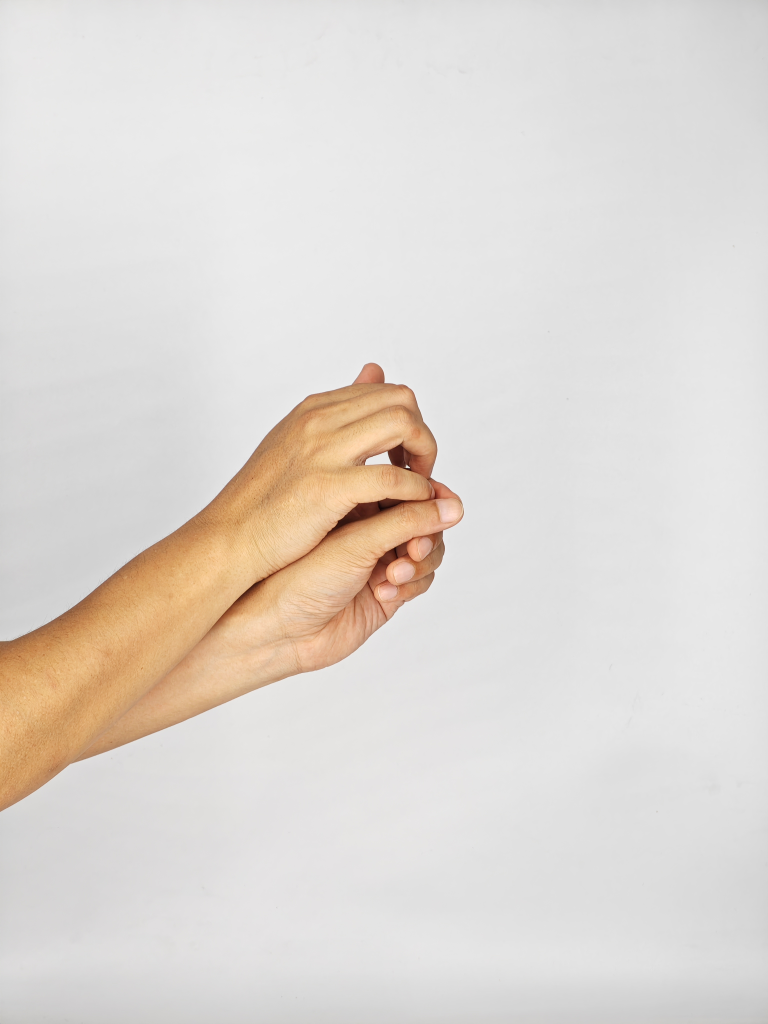
#> input picture handpose_shadow/templates/group1/human.jpg, 3072 x 4096 px, found by its file name (shown at 1/4 size)
$ python make_masks.py
#> lines starting #> are read from the running program, lines starting #| are printed output that depends on the picture; after the words box and inside, x2 and y2 are one past the last pixel; in counts of white or black regions, pixels touching at a corner belong together
import cv2
import numpy as np
import os
import matplotlib.pyplot as plt

def create_template_dir():
    """创建模板目录结构"""
    base_dir = "handpose_shadow/templates"
    group1_dir = os.path.join(base_dir, "group1")

    # 创建目录
    os.makedirs(base_dir, exist_ok=True)
    os.makedirs(group1_dir, exist_ok=True)

    return group1_dir

def process_hand_image(image_path, output_path, show_steps=False):
    """
    处理手部图像，提取轮廓并生成黑白模板

    参数:
        image_path: 输入图像路径
        output_path: 输出模板路径
        show_steps: 是否显示处理步骤
    """
#> called with image_path = 'human.jpg', show_steps = True
    # 读取图像
    img = cv2.imread(image_path)
#> img is the input picture: shape (4096, 3072, 3); mean B, G, R 211.9, 217.4, 223.4
    if img is None:
        print(f"无法读取图像: {image_path}")
        return False

    # 调整图像大小为512x512
    img = cv2.resize(img, (512, 512))
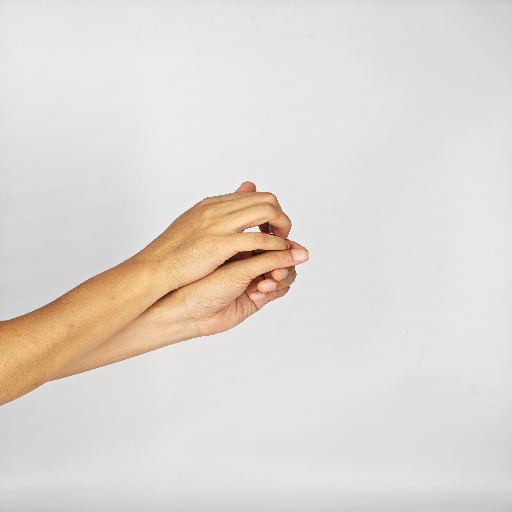
#> img: shape (512, 512, 3); mean B, G, R 212, 217.5, 223.5

    # 转换到HSV颜色空间
    hsv = cv2.cvtColor(img, cv2.COLOR_BGR2HSV)
#> hsv: shape (512, 512, 3); mean H, S, V 17, 14, 223.5

    # 设置肤色范围（可能需要根据图像调整）
    lower_skin = np.array([0, 20, 70], dtype=np.uint8)
    upper_skin = np.array([20, 255, 255], dtype=np.uint8)

    # 创建肤色掩码
    mask = cv2.inRange(hsv, lower_skin, upper_skin)
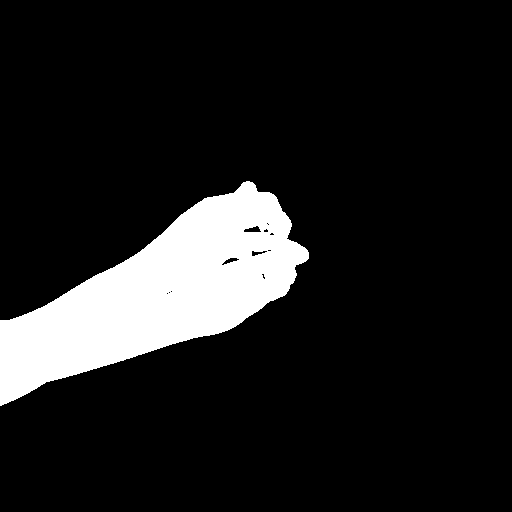
#> mask: shape (512, 512); 11.8% white; 1 white region, box (x1, y1, x2, y2) and area: (0, 181, 309, 406) 30933

    # 应用形态学操作来改善掩码
    kernel = np.ones((5, 5), np.uint8)
    mask = cv2.erode(mask, kernel, iterations=1)
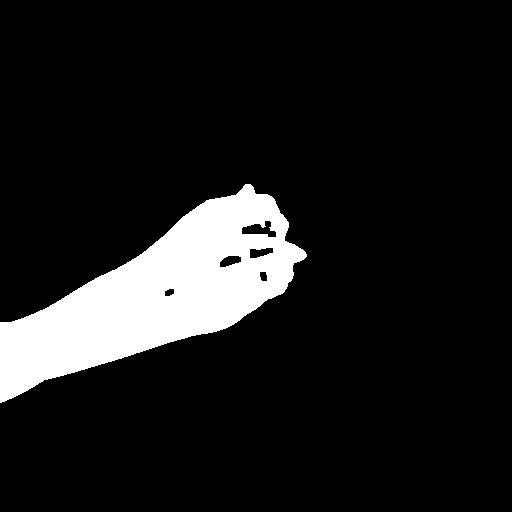
#> mask: shape (512, 512); 10.8% white; 1 white region, box (x1, y1, x2, y2) and area: (0, 184, 307, 403) 28408
    mask = cv2.dilate(mask, kernel, iterations=2)
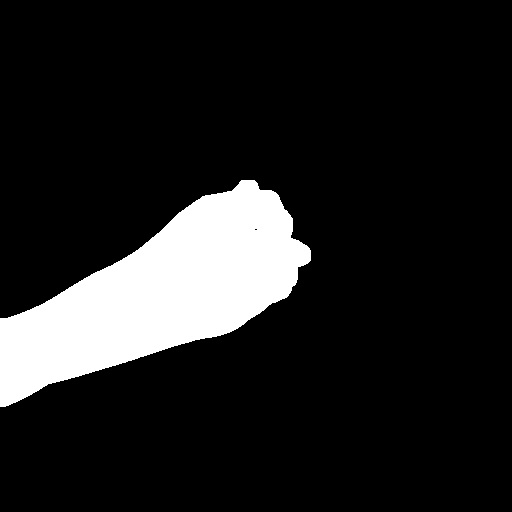
#> mask: shape (512, 512); 12.6% white; 1 white region
    mask = cv2.GaussianBlur(mask, (5, 5), 0)

    # 查找轮廓
    contours, _ = cv2.findContours(mask, cv2.RETR_EXTERNAL, cv2.CHAIN_APPROX_SIMPLE)
#> contours = 1 contour; box (x1, y1, x2, y2) and area: (0, 178, 313, 409) 34680

    # 创建空白画布（白底）
    canvas = np.ones((512, 512), dtype=np.uint8) * 255

    if contours:
        # 找到最大的轮廓（假设是手部）
        max_contour = max(contours, key=cv2.contourArea)
#> max_contour = contour of 394 points, box (x1, y1, x2, y2) (0, 178, 313, 409), area 34680

        # 填充轮廓（黑色填充在白色背景上）
        cv2.drawContours(canvas, [max_contour], -1, 0, -1)
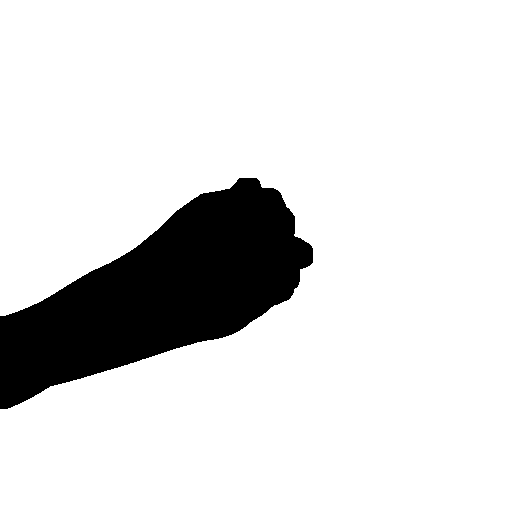
#> canvas: shape (512, 512); 86.6% white; 1 black region, box (x1, y1, x2, y2) and area: (0, 178, 313, 409) 35074

    # 保存模板
    cv2.imwrite(output_path, canvas)

    if show_steps:
        # 显示处理步骤
        plt.figure(figsize=(15, 10))

        plt.subplot(2, 3, 1)
        plt.title("原始图像")
        plt.imshow(cv2.cvtColor(img, cv2.COLOR_BGR2RGB))

        plt.subplot(2, 3, 2)
        plt.title("HSV 转换")
        plt.imshow(hsv)

        plt.subplot(2, 3, 3)
        plt.title("肤色掩码")
        plt.imshow(mask, cmap='gray')

        plt.subplot(2, 3, 4)
        contour_img = img.copy()
        cv2.drawContours(contour_img, [max_contour], -1, (0, 255, 0), 2)
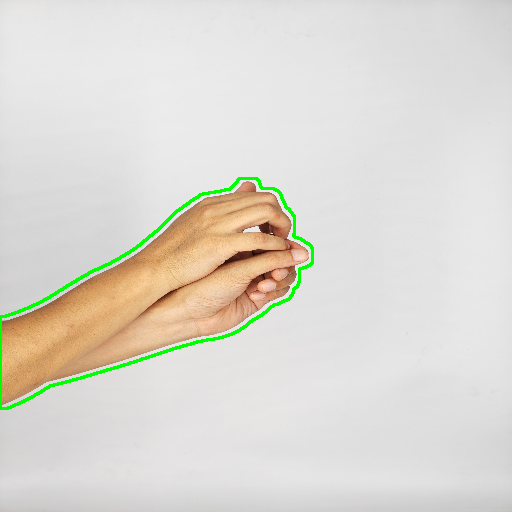
#> contour_img: shape (512, 512, 3); 1.09% of pixels changed, all inside (x1, y1, x2, y2) = (0, 177, 314, 410)
        plt.title("检测到的手部轮廓")
        plt.imshow(cv2.cvtColor(contour_img, cv2.COLOR_BGR2RGB))

        plt.subplot(2, 3, 5)
        plt.title("最终模板")
        plt.imshow(canvas, cmap='gray')

        plt.tight_layout()
        plt.show()
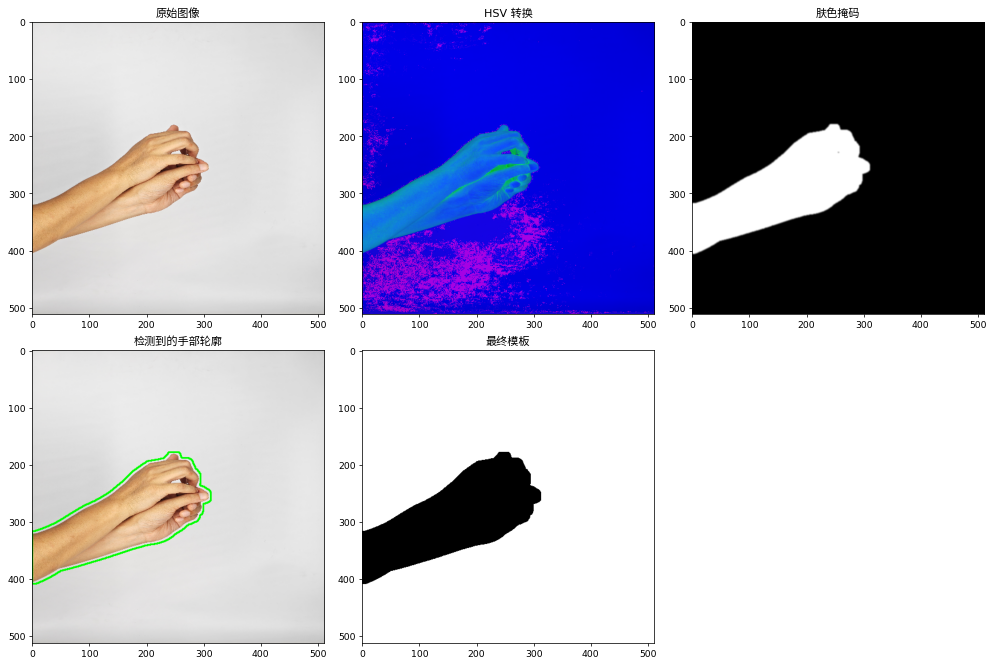
#> figure drawn by matplotlib, 5 panels

    return True

def process_all_images(input_paths, output_dir, output_names):
    """
    处理所有手部图像并生成黑白模板

    参数:
        input_paths: 输入图像路径列表
        output_dir: 输出目录
        output_names: 输出文件名列表
    """
    results = []

    for i, (input_path, output_name) in enumerate(zip(input_paths, output_names)):
        output_path = os.path.join(output_dir, output_name)
        print(f"处理图像 {i+1}/{len(input_paths)}: {input_path} -> {output_path}")

        success = process_hand_image(input_path, output_path, show_steps=(i==0))  # 仅显示第一张图片的处理步骤
        results.append((output_name, success))
#> pass 2 of the loop in process_all_images, `for i, (input_path, output_name) in enumerate(zip(input_paths, output_..`:
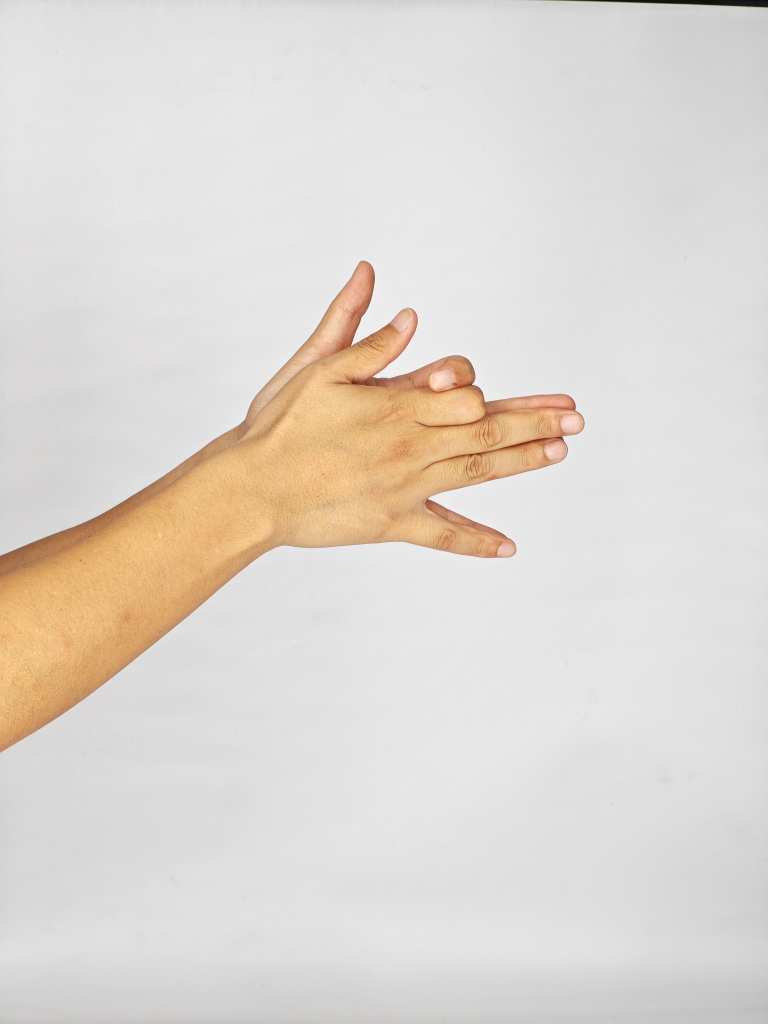
#> input picture handpose_shadow/templates/group1/dog.jpg, 3072 x 4096 px, found by its file name (shown at 1/4 size)
#> in process_hand_image, img is the input picture: shape (4096, 3072, 3); mean B, G, R 210, 216.4, 222.7
#> img: shape (512, 512, 3)
#> hsv: shape (512, 512, 3); mean H, S, V 11.8, 14.7, 222.8
#> in process_hand_image (call 2), `mask = cv2.dilate(mask, kernel, iterations=2)`:
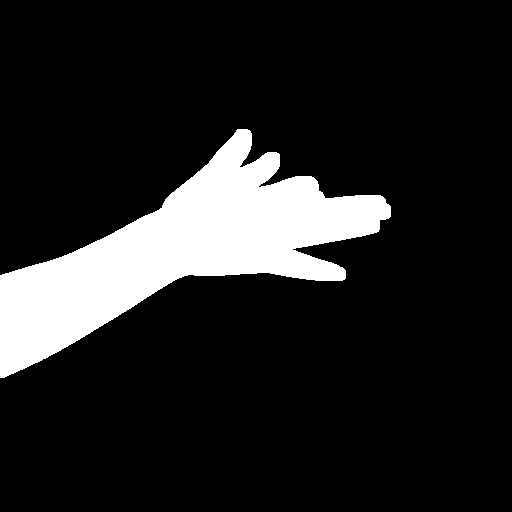
#> mask: shape (512, 512); 13.5% white; 1 white region
#> contours = 1 contour; box (x1, y1, x2, y2) and area: (0, 127, 393, 380) 37568
#> max_contour = contour of 495 points, box (x1, y1, x2, y2) (0, 127, 393, 380), area 37568
#> in process_hand_image (call 2), `cv2.drawContours(canvas, [max_contour], -1, 0, -1)`:
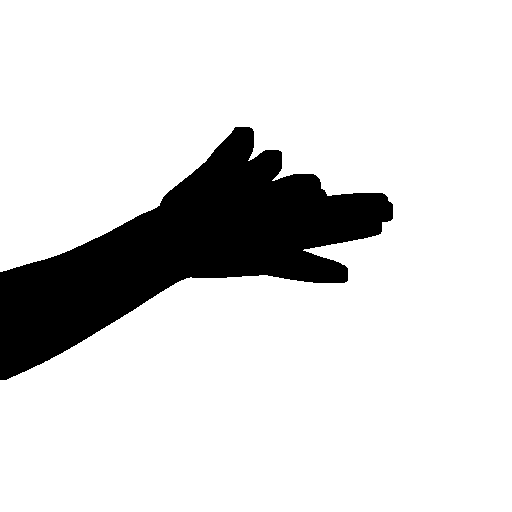
#> canvas: shape (512, 512); 85.5% white; 1 black region, box (x1, y1, x2, y2) and area: (0, 127, 393, 380) 38127
#> pass 3 of the loop in process_all_images, `for i, (input_path, output_name) in enumerate(zip(input_paths, output_..`:
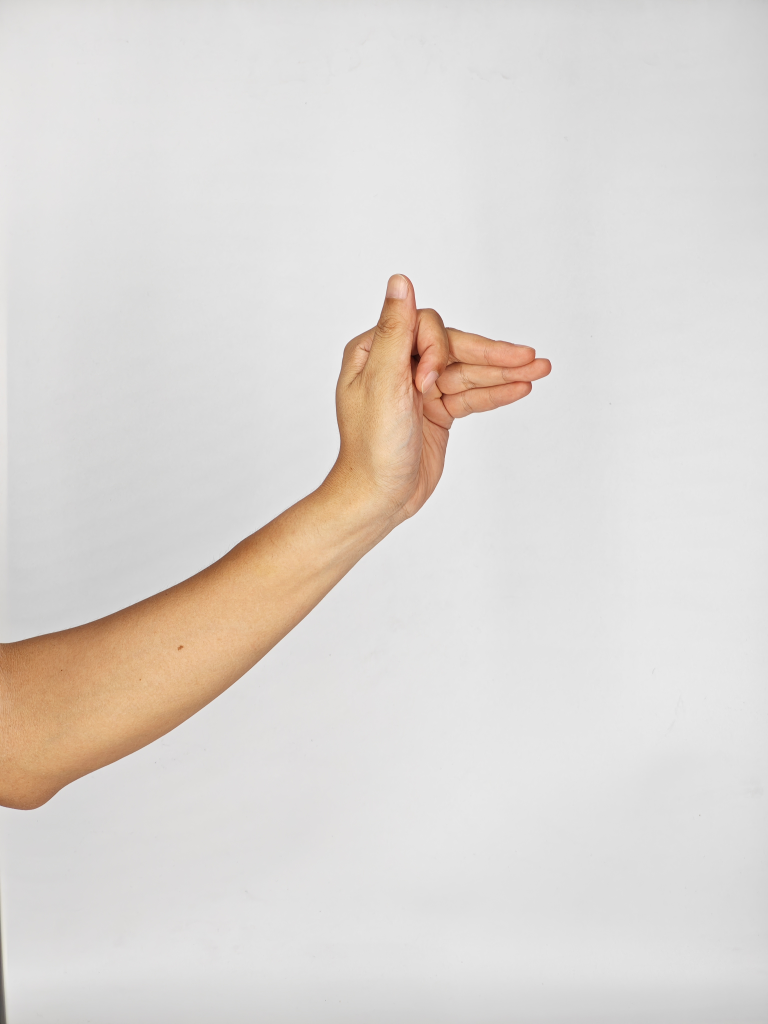
#> input picture handpose_shadow/templates/group1/weasel.jpg, 3072 x 4096 px, found by its file name (shown at 1/4 size)
#> in process_hand_image, img is the input picture: shape (4096, 3072, 3); mean B, G, R 212.2, 216.3, 221.4
#> img: shape (512, 512, 3)
#> hsv: shape (512, 512, 3); mean H, S, V 14.3, 11.5, 221.5
#> in process_hand_image (call 3), `mask = cv2.dilate(mask, kernel, iterations=2)`:
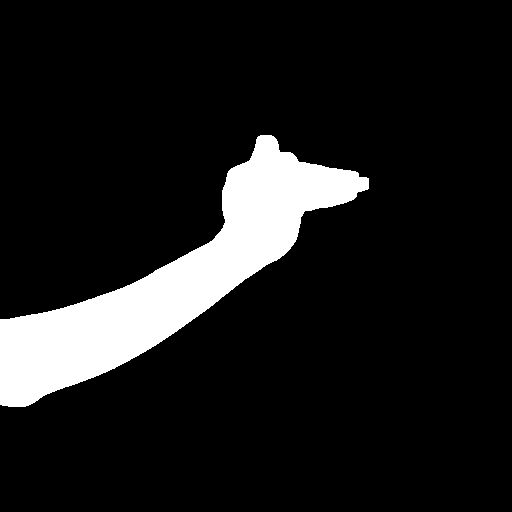
#> mask: shape (512, 512); 11% white; 1 white region
#> contours = 1 contour; box (x1, y1, x2, y2) and area: (0, 133, 371, 409) 30687
#> max_contour = contour of 487 points, box (x1, y1, x2, y2) (0, 133, 371, 409), area 30687
#> in process_hand_image (call 3), `cv2.drawContours(canvas, [max_contour], -1, 0, -1)`:
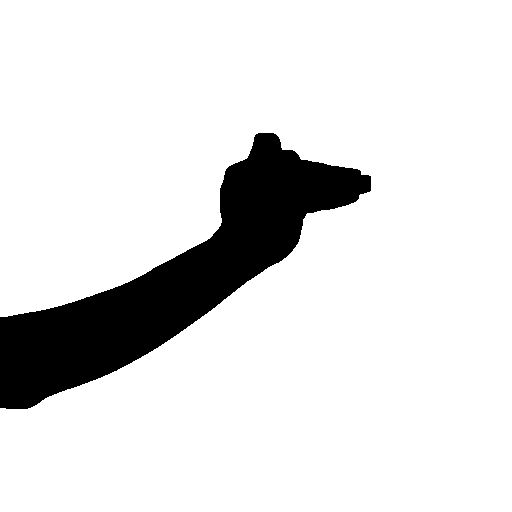
#> canvas: shape (512, 512); 88.1% white; 1 black region, box (x1, y1, x2, y2) and area: (0, 133, 371, 409) 31164
#> the loop made 5 passes; the first 3 are shown

    return results

def update_config_file(template_names):
    """
    生成更新config.py文件中TEMPLATE_GROUPS部分的代码

    参数:
        template_names: 模板名称列表，不包含扩展名
    """
    config_code = """
# 修改 config.py 中的 TEMPLATE_GROUPS 部分
TEMPLATE_GROUPS = {
    "group1": [  # 城市场景
        {"id": "1001", "file": os.path.join("group1", "human.png"), "name": "人", "threshold": 55},
        {"id": "1002", "file": os.path.join("group1", "dog.png"), "name": "狗", "threshold": 58},
        {"id": "1003", "file": os.path.join("group1", "weasel.png"), "name": "黄鼬", "threshold": 60},
        {"id": "1004", "file": os.path.join("group1", "hedgehog.png"), "name": "刺猬", "threshold": 57},
        {"id": "1005", "file": os.path.join("group1", "blackbird.png"), "name": "乌鸫", "threshold": 56},
    ],
    # 其他组保持不变...
}
    """

    print("配置文件更新示例代码:")
    print(config_code)

def main():
    # 输入图像路径（这里需要修改为你的图像路径）
    input_paths = [
        "human.jpg",
        "dog.jpg",
        "weasel.jpg",
        "hedgehog.jpg",
        "blackbird.jpg"
    ]

    # 输出文件名
    output_names = [
        "human.png",   # 人
        "dog.png",     # 狗
        "weasel.png",  # 黄鼬
        "hedgehog.png", # 刺猬
        "blackbird.png" # 乌鸫
    ]

    # 创建模板目录
    output_dir = create_template_dir()

    # 处理所有图像
    results = process_all_images(input_paths, output_dir, output_names)

    # 打印处理结果
    print("\n处理结果:")
    for name, success in results:
        status = "成功" if success else "失败"
        print(f"- {name}: {status}")

    # 生成配置文件更新代码
    template_names = [os.path.splitext(name)[0] for name in output_names]
    update_config_file(template_names)

    print("\n所有模板已生成完毕！")

if __name__ == "__main__":
    main()
